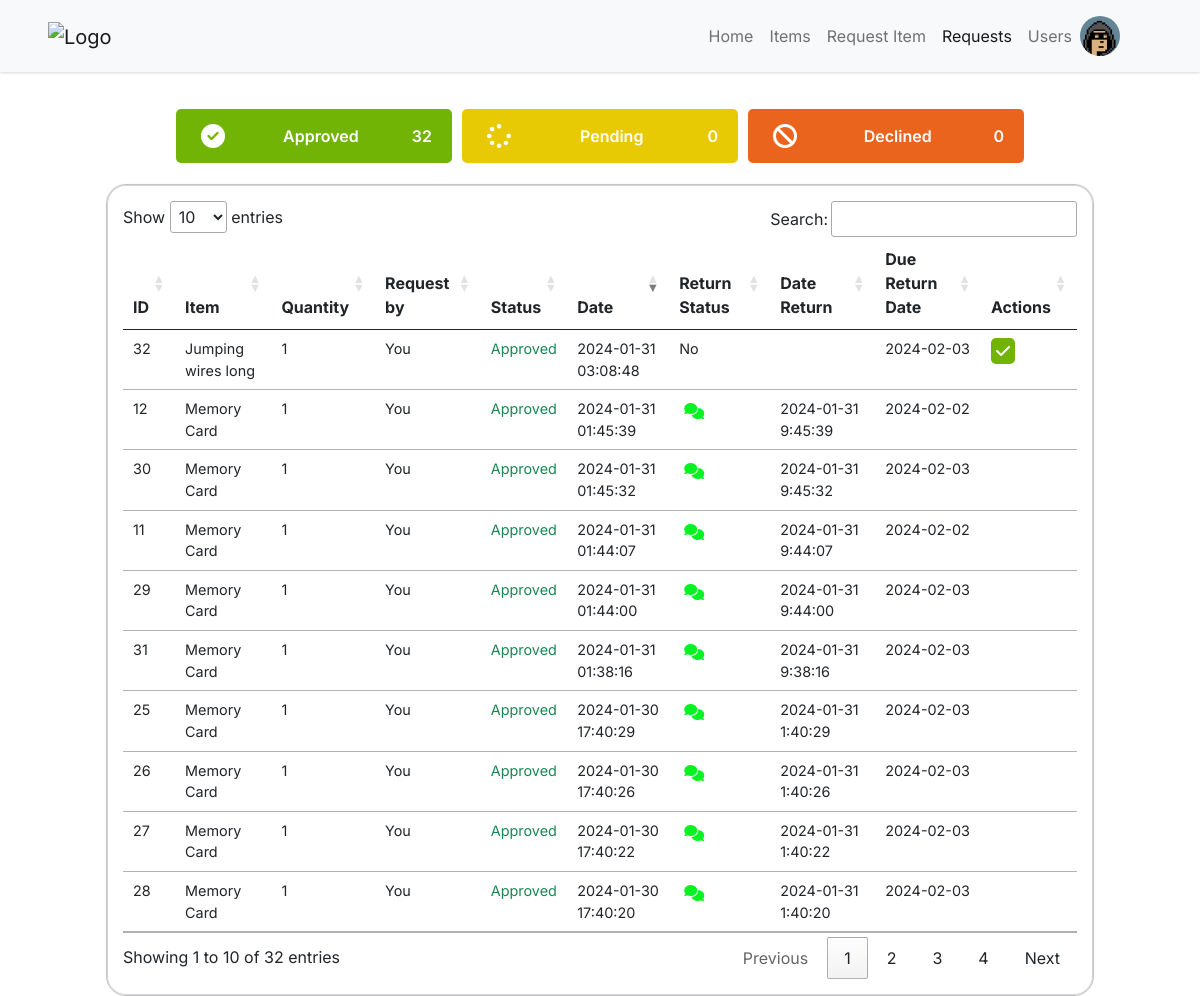
Page /requests.php (signed in) on the committed database.
### tables this page shows
CREATE TABLE `users` (
  `user_id` int(11) NOT NULL,
  `user_firstname` varchar(255) NOT NULL,
  `user_lastname` varchar(255) NOT NULL,
  `user_email` varchar(255) NOT NULL,
  `user_password` varchar(255) NOT NULL,
  `user_category` int(11) NOT NULL,
  `user_chapter` int(11) NOT NULL,
  `user_image` varchar(255) NOT NULL,
  `user_status` enum('active','inactive') NOT NULL,
  `user_code` int(11) NOT NULL
);

CREATE TABLE `history` (
  `history_id` int(11) NOT NULL,
  `history_item_id` int(11) NOT NULL,
  `history_quantity` int(11) NOT NULL,
  `history_user_id` int(11) NOT NULL,
  `history_status` enum('approved','declined','pending','') NOT NULL,
  `history_date` timestamp NOT NULL DEFAULT current_timestamp() ON UPDATE current_timestamp(),
  `isReturned` int(1) NOT NULL,
  `history_date_return` varchar(30) NOT NULL,
  `history_due_date` varchar(30) NOT NULL
);

CREATE TABLE `items` (
  `item_id` int(11) NOT NULL,
  `unique_item_id` varchar(225) NOT NULL,
  `item_name` varchar(255) NOT NULL,
  `item_category` int(11) NOT NULL,
  `item_measure` int(11) NOT NULL,
  `item_quantity` int(11) NOT NULL,
  `item_chapter` int(11) NOT NULL,
  `item_status` enum('enabled','disabled','','') NOT NULL,
  `item_description` varchar(255) NOT NULL,
  `item_image` varchar(255) NOT NULL,
  `item_condition` varchar(30) NOT NULL,
  `item_location` varchar(30) NOT NULL,
  `item_cost` varchar(30) NOT NULL,
  `barcode_img` varchar(60) NOT NULL,
  `date_acquired` timestamp NOT NULL DEFAULT current_timestamp() ON UPDATE current_timestamp()
);

### requests.php (the view, shortened to what the rows shown need)
<?php
include './includes/config.inc.php';
?>
<!DOCTYPE html>
<html lang="en">
<head>
    <?php include_once 'includes/headers.inc.php'; ?>
    <link rel="stylesheet" href="assets/css/style.css?v=<?php echo time(); ?>">
    <link rel="stylesheet" href="assets/css/nav.css?v=<?php echo time(); ?>">
    <link rel="stylesheet" href="assets/css/items.css?v=<?php echo time(); ?>">
    <link rel="stylesheet" href="assets/css/requests.css?v=<?php echo time(); ?>">
    <link rel="stylesheet" href="https://cdn.datatables.net/1.13.6/css/jquery.dataTables.css" />
</head>
<body>
    <?php include 'nav.php'; ?>
    <div id="wrapper">
        <div class="section px-5 pt-4">
                    <?php
                    $query = "SELECT COUNT(history_status) FROM history WHERE history_status = 'declined'";
                    ?>
            <div class="row justify-content-center align-items-center">
                <div class="col-12 col-sm-12 col-md-12 col-lg-11">
                    <div class="table-responsive">
                        <table class="table table-hover table-sm">
                            <thead>
                                <tr>
                                    <th>ID</th>
                                    <th>Item</th>
                                    <th>Quantity</th>
                                    <th>Request by</th>
                                    <th>Status</th>
                                    <th>Date</th>
                                    <th>Return Status</th>
                                    <th>Date Return</th>
                                    <th>Due Return Date</th>
                                    <?php echo ($_SESSION['CT'] == 1) ? "<th>Actions</th>" : ""; ?>
                                </tr>
                            </thead>
                            <tbody>
                                <?php
                                if (isset($_SESSION['CT'])) {
                                    try {
                                        if ($_SESSION['CT'] == 1) {
                                            if ($_SESSION['CH'] == 1) {
                                                $query = "SELECT h.history_id AS ID,
                                                    i.item_name AS Item,
                                                    i.item_id AS itemID,
                                                    h.history_user_id AS userID,
                                                    h.history_quantity AS Quantity,
                                                    CONCAT(u.user_firstname, ' ', u.user_lastname) AS 'Request by',
                                                    h.history_status AS Status,
                                                    h.isReturned AS isReturned,
                                                    h.history_date_return AS dateReturn,
                                                    h.history_due_date AS dueDate,
                                                    h.history_date AS Date
                                                    FROM history AS h
                                                    INNER JOIN items AS i ON h.history_item_id = i.item_id
                                                    INNER JOIN users AS u ON h.history_user_id = u.user_id;";
                                            } else {
                                                $query = "SELECT h.history_id AS ID,
                                                    i.item_name AS Item,
                                                    i.item_id AS itemID,
                                                    h.history_user_id AS userID,
                                                    h.history_quantity AS Quantity,
                                                    CONCAT(u.user_firstname, ' ', u.user_lastname) AS 'Request by',
                                                    h.history_status AS Status,
                                                    h.history_date AS Date,
                                                    h.isReturned AS isReturned,
                                                    h.history_date_return AS dateReturn,
                                                    h.history_due_date AS dueDate,
                                                    h.history_user_id AS hUserID
                                                    FROM history AS h
                                                    INNER JOIN items AS i ON h.history_item_id = i.item_id
                                                    INNER JOIN users AS u ON h.history_user_id = u.user_id
                                                    WHERE u.user_chapter =" . $_SESSION['CH'] . ";";
                                            }
                                        } else if ($_SESSION['CT'] == 0) {
                                            $query = "SELECT h.history_id AS ID,
                                                i.item_name AS Item,
                                                i.item_id AS itemID,
                                                h.history_user_id AS userID,
                                                h.history_quantity AS Quantity,
                                                CONCAT(u.user_firstname, ' ', u.user_lastname) AS 'Request by',
                                                h.history_status AS Status,
                                                h.history_date AS Date,
                                                h.isReturned AS isReturned,
                                                h.history_date_return AS dateReturn,
                                                h.history_due_date AS dueDate
                                                FROM history AS h
                                                INNER JOIN items AS i ON h.history_item_id = i.item_id
                                                INNER JOIN users AS u ON h.history_user_id = u.user_id
                                                WHERE u.user_chapter = " . $_SESSION['CH'] . "
                                                AND u.user_id = " . $_SESSION['ID'] . ";";
                                        }
                                        $stmt = $pdo->query($query);
                                        $stmt->execute();
                                        $result = $stmt->fetchAll(PDO::FETCH_ASSOC);
                                        foreach ($result as $row) {
                                ?>
                                            <tr>
                                                <td><?php echo $row['ID']; ?></td>
                                                <td><?php echo $row['Item']; ?></td>
                                                <td><?php echo $row['Quantity']; ?></td>
                                                <td class="text-capitalize"><?php
                                                                            if ($row['userID'] == $_SESSION['ID']) {
                                                                                echo 'You';
                                                                            } else {
                                                                                echo $row['Request by'];
                                                                            }
                                                                            ?></td>
                                                <?php
                                                if ($row['Status'] == 'approved') {
                                                    echo '<td class="text-success text-capitalize small">' . $row['Status'] . '</td>';
                                                } else if ($row['Status'] == 'pending') {
                                                    echo '<td class="text-warning text-capitalize small">' . $row['Status'] . '</td>';
                                                } else if ($row['Status'] == 'declined') {
                                                    echo '<td class="text-danger text-capitalize small">' . $row['Status'] . '</td>';
                                                }
                                                ?>
                                                <td>
                                                    <?php
                                                    echo $row['Date'];
                                                    ?>
                                                </td>
                                                <td>
                                                    <?php
                                                    if ($row['isReturned'] == 0) {
                                                        echo 'No';
                                                    } else {
                                                        if ($row['userID'] == $_SESSION['ID']) { ?>
                                                            <a href="./viewItem.php?itemid=<?php echo $row['itemID'] ?>" class="feedback-btn" title="feedback"><i class="fa-sharp fa-solid fa-comments fa-" style="color: #07f223;"></i></a>
                                                    <?php } else {
                                                            echo 'Yes';
                                                        }
                                                    }
                                                    ?>
                                                </td>
                                                <td>
                                                    <?php echo $row['dateReturn'] ?>
                                                </td>
                                                <td>
                                                    <?php echo $row['dueDate'] ?>
                                                </td>
                                                <?php if ($_SESSION['CT'] == 1) { ?>
                                                    <td>
                                                    <?php
                                                    if ($row['isReturned'] == 0) {
                                                        echo '<a href="http://" class="approve-btn" target="" rel="noopener noreferrer" data-toggle="tooltip" data-bs-toggle="modal" data-bs-target="#approveModal" data-item-id="' . $row['ID'] . '" title="Returng"><i class="fa-solid fa-check"></i></a>';
                                                    } else {
                                                    }
                                                } ?>
                                            </tr>
                                <?php
                                        }
                                    } catch (PDOException $e) {
                                        echo "Error: " . $e->getMessage();
                                    }
                                }
                                ?>
                            </tbody>
                        </table>
                    </div>
                </div>
            </div>
        </div>
    </div>
</body>
</html>

### nav.php (shortened to what the rows shown need)
<?php
try {
    $stmt = $pdo->prepare("SELECT user_image FROM users WHERE user_id = :id");
    $stmt->bindParam(':id', $_SESSION['ID'], PDO::PARAM_INT);
    $stmt->execute();
    if ($stmt->rowCount() > 0) {
        $row = $stmt->fetch(PDO::FETCH_ASSOC);
        $userImage = $row['user_image'];
    }
} catch (PDOException $e) {
    echo "Error: " . $e->getMessage();
}
include './includes/config.inc.php';
?>
<div class="container">
    <nav class="navbar navbar-expand-lg navbar-light bg-light px-sm-5 px-md-5 px-lg-5 fixed-top mainnav">
        <div class="collapse navbar-collapse justify-content-end align-items-center" id="navbarNav">
            <ul class="navbar-nav d-flex justify-content-center align-items-center">
                <li class="nav-item dropdown pull-right">
                    <?php
                    try {
                        $stmt = $pdo->prepare("SELECT user_image FROM users WHERE user_id = :id");
                        $stmt->bindParam(':id', $_SESSION['ID'], PDO::PARAM_INT);
                        $stmt->execute();
                        if ($stmt->rowCount() > 0) {
                            $row = $stmt->fetch(PDO::FETCH_ASSOC);
                            $userImage = $row['user_image'];
                        }
                    } catch (PDOException $e) {
                        echo "Error: " . $e->getMessage();
                    }
                    ?>
                    <div class="rounded-image image-profile" id="dropdownMenuButton" data-toggle="dropdown" aria-haspopup="true" aria-expanded="false">
                        <img src="images/userProfiles/<?php echo $userImage; ?>" class="img-fluid" alt="User Image">
                    </div>
                </li>
            </ul>
        </div>
    </nav>
</div>

### rows in the picture
users: user_image (picture)
history: history_id "11", history_item.item_name "Memory Card", history_quantity "1", shows "You", history_status "Approved", history_date "2024-01-31 01:44:07", history_date_return "2024-01-31 9:44:07", history_due_date "2024-02-02"
history: history_id "12", history_item.item_name "Memory Card", history_quantity "1", shows "You", history_status "Approved", history_date "2024-01-31 01:45:39", history_date_return "2024-01-31 9:45:39", history_due_date "2024-02-02"
history: history_id "25", history_item.item_name "Memory Card", history_quantity "1", shows "You", history_status "Approved", history_date "2024-01-30 17:40:29", history_date_return "2024-01-31 1:40:29", history_due_date "2024-02-03"
history: history_id "26", history_item.item_name "Memory Card", history_quantity "1", shows "You", history_status "Approved", history_date "2024-01-30 17:40:26", history_date_return "2024-01-31 1:40:26", history_due_date "2024-02-03"
history: history_id "27", history_item.item_name "Memory Card", history_quantity "1", shows "You", history_status "Approved", history_date "2024-01-30 17:40:22", history_date_return "2024-01-31 1:40:22", history_due_date "2024-02-03"
history: history_id "28", history_item.item_name "Memory Card", history_quantity "1", shows "You", history_status "Approved", history_date "2024-01-30 17:40:20", history_date_return "2024-01-31 1:40:20", history_due_date "2024-02-03"
history: history_id "29", history_item.item_name "Memory Card", history_quantity "1", shows "You", history_status "Approved", history_date "2024-01-31 01:44:00", history_date_return "2024-01-31 9:44:00", history_due_date "2024-02-03"
history: history_id "30", history_item.item_name "Memory Card", history_quantity "1", shows "You", history_status "Approved", history_date "2024-01-31 01:45:32", history_date_return "2024-01-31 9:45:32", history_due_date "2024-02-03"
history: history_id "31", history_item.item_name "Memory Card", history_quantity "1", shows "You", history_status "Approved", history_date "2024-01-31 01:38:16", history_date_return "2024-01-31 9:38:16", history_due_date "2024-02-03"
history: history_id "32", history_item.item_name "Jumping wires long", history_quantity "1", shows "You", history_status "Approved", history_date "2024-01-31 03:08:48", isReturned "No", history_due_date "2024-02-03"

### other values in the picture
$count "32"
$count "0"
